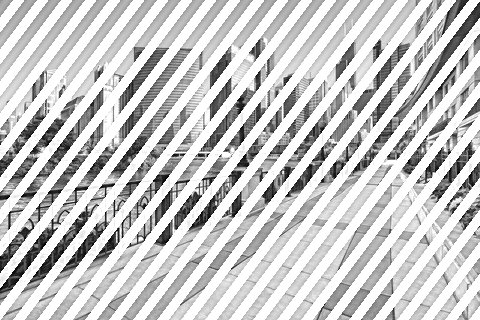
#> input picture MiKMOI/lab3/task_3_periodic.png, 480 x 320 px
$ python task3.py
#> lines starting #> are read from the running program, lines starting #| are printed output that depends on the picture; after the words box and inside, x2 and y2 are one past the last pixel; in counts of white or black regions, pixels touching at a corner belong together
import cv2
import numpy as np
import matplotlib.pyplot as plt

# Загрузка изображения
image_path = 'task_3_periodic.png'
img = cv2.imread(image_path, cv2.IMREAD_GRAYSCALE)
#> img is the input picture: shape (320, 480); min 0, max 255, mean 200.8

if img is None:
    raise FileNotFoundError(f"Ошибка: Не удалось загрузить изображение по пути '{image_path}'. Проверьте имя файла и путь к нему.")

img = img.astype(np.float32)
rows, cols = img.shape
#> rows = 320; cols = 480

# Прямое двумерное БПФ и сдвиг центра спектра
f_transform = np.fft.fft2(img)
f_shifted = np.fft.fftshift(f_transform)

# Автоматическое формирование массива координат шумовых пиков
mag = np.abs(f_shifted)
spec_log = np.log(1 + mag)

center_r, center_c = rows // 2, cols // 2
#> center_r = 160; center_c = 240
mask_dc_size = 55 # Размер зоны исключения центральной DC-компоненты
spec_log_no_dc = spec_log.copy()
spec_log_no_dc[center_r - mask_dc_size:center_r + mask_dc_size,
               center_c - mask_dc_size:center_c + mask_dc_size] = 0
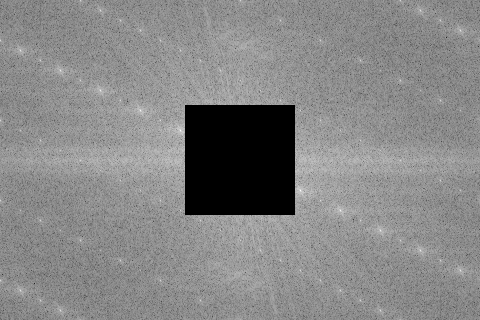
#> spec_log_no_dc: shape (320, 480) float64; min 0, max 14.52, mean 7.65; drawn with min black and max white

# Порог для выделения самых ярких пиков шума
threshold = np.percentile(spec_log_no_dc, 99.9)
#> threshold = 11.05
peak_mask = (spec_log_no_dc > threshold).astype(np.uint8) * 255
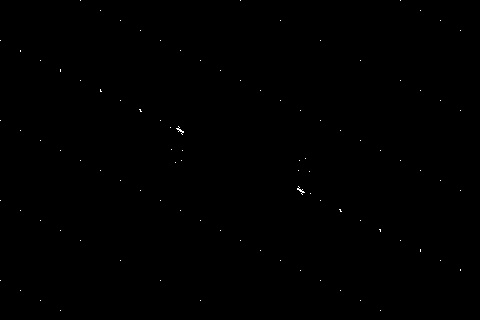
#> peak_mask: shape (320, 480); 0.1% white in thin lines or dots

# Поиск белых точек в спектре
num_labels, labels, stats, centroids = cv2.connectedComponentsWithStats(peak_mask)
#> labels: shape (320, 480) int32; 94 distinct labels, from 0 to 93
#> num_labels = 94; stats = 94 rows, first 6: [0, 0, 480, 320, 153447], [80, 0, 1, 1, 1], [240, 0, 1, 1, 1], [400, 0, 1, 1, 1], [100, 10, 1, 1, 1], [420, 10, 1, 1, 1]; centroids = 94 pairs, first value 0 to 460, second value 0 to 310

# Формируем массив координат (u0, v0) для каждой найденной точки
notch_coords = []
for i in range(1, num_labels):
    c_x, c_y = centroids[i]
    u0 = int(round(c_y - center_r))
    v0 = int(round(c_x - center_c))
    notch_coords.append((u0, v0))
#> this loop made 93 passes
#> (c_x, c_y, u0, v0) on passes 1 to 12: (80, 0, -160, -160), (240, 0, -160, 0), (400, 0, -160, 160), (100, 10, -150, -140), (420, 10, -150, 180), (120, 20, -140, -120), (280, 20, -140, 40), (440, 20, -140, 200), (140, 30, -130, -100), (460, 30, -130, 220), (0, 40, -120, -240), (160, 40, -120, -80)
#> after the loop, notch_coords = 93 pairs, first value -160 to 150, second value -240 to 220

print(f"Автоматически сформированный массив координат пиков: {notch_coords}")
#> (printed output is left out)

D0 = 25  # Ширина полосы подавления

# Функция создания гауссовского режекторного фильтра
def gaussian_notch_filter_array(shape, notch_pairs, D0):
#> called with shape = (320, 480), D0 = 25
    rows, cols = shape
    center_r, center_c = rows // 2, cols // 2

    u = np.arange(rows)
    v = np.arange(cols)
    U, V = np.meshgrid(u, v, indexing='ij')

    # Инициализируем маску фильтра единицами
    H = np.ones((rows, cols), dtype=np.float32)

    # Проходим по каждой паре координат из массива и перемножаем фильтры
    for (u0, v0) in notch_pairs:
        D1 = np.sqrt((U - center_r - u0) ** 2 + (V - center_c - v0) ** 2)
        D2 = np.sqrt((U - center_r + u0) ** 2 + (V - center_c + v0) ** 2)

        D1 = np.where(D1 == 0, 1e-10, D1)
        D2 = np.where(D2 == 0, 1e-10, D2)

        H_k = 1.0 - np.exp(-0.5 * ((D1 * D2) / (D0 ** 2)))
        H *= H_k
#> this loop made 93 passes
#> (u0, v0) on passes 1 to 12: (-160, -160), (-160, 0), (-160, 160), (-150, -140), (-150, 180), (-140, -120), (-140, 40), (-140, 200), (-130, -100), (-130, 220), (-120, -240), (-120, -80)
#> pass 1, in gaussian_notch_filter_array, `D1 = np.sqrt((U - center_r - u0) ** 2 + (V - center_c - v0) ** 2)`:
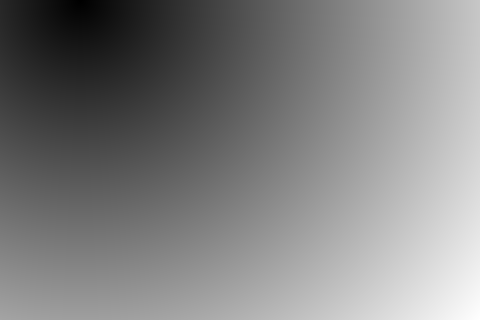
#> D1: shape (320, 480) float64; min 0, max 510.8, mean 258.1; drawn with min black and max white
#> pass 1, in gaussian_notch_filter_array, `D2 = np.sqrt((U - center_r + u0) ** 2 + (V - center_c + v0) ** 2)`:
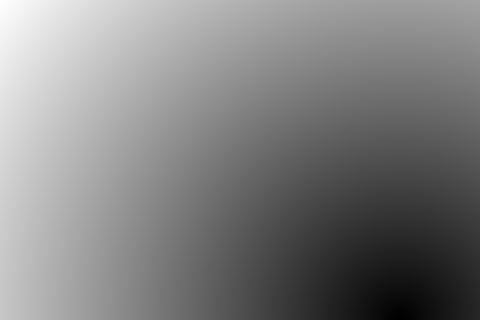
#> D2: shape (320, 480) float64; min 1, max 512.2, mean 259.3; drawn with min black and max white
#> pass 1, in gaussian_notch_filter_array, `H_k = 1.0 - np.exp(-0.5 * ((D1 * D2) / (D0 ** 2)))`:
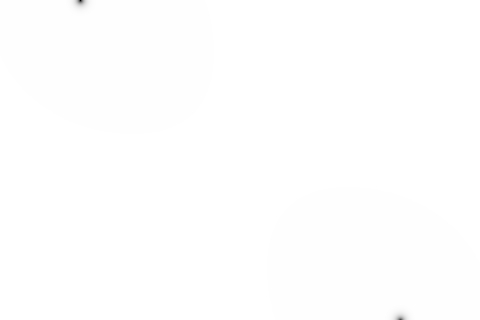
#> H_k: shape (320, 480) float64; min 3.62e-11, max 1, mean 1
#> after the loop:
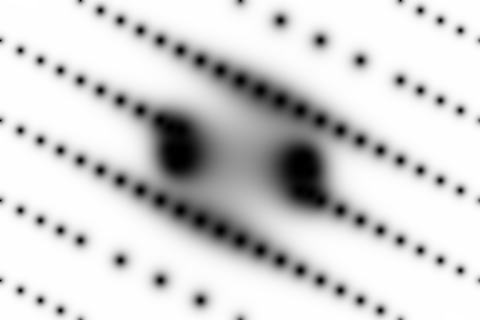
#> H: shape (320, 480) float32; min 3.62e-24, max 1, mean 0.83

    return H

# Если вдруг автоматика ничего не нашла, зададим безопасный запасной вариант
if not notch_coords:
    notch_coords = [(0, 0)]

# Создание итоговой маски фильтра по массиву координат
H = gaussian_notch_filter_array((rows, cols), notch_coords, D0)

# Применение фильтра на сдвинутом спектре
filtered_shifted = f_shifted * H

# Обратное преобразование Фурье
f_ishift = np.fft.ifftshift(filtered_shifted)
inv_fft = np.fft.ifft2(f_ishift)
result = np.real(inv_fft)
result = np.clip(result, 0, 255)

plt.figure(figsize=(10, 10))

plt.subplot(2, 2, 1)
plt.imshow(img, cmap='gray')
plt.title('Исходное (с шумом)')
plt.axis('off')

plt.subplot(2, 2, 2)
spec_orig = np.log(1 + np.abs(f_shifted))
plt.imshow(spec_orig, cmap='gray')
plt.title('Спектр (с авто-пиками)')
plt.axis('off')

plt.subplot(2, 2, 3)
spec_filtered = np.log(1 + np.abs(filtered_shifted))
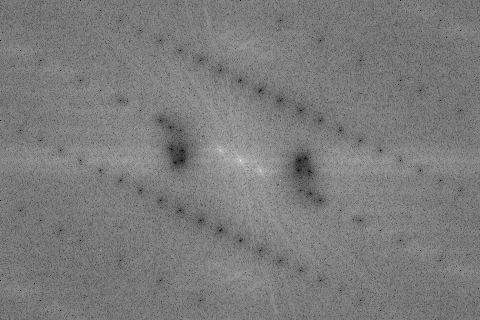
#> spec_filtered: shape (320, 480) float64; min 0, max 16.71, mean 8.12; drawn with min black and max white
plt.subplot(2, 2, 3)
plt.imshow(spec_filtered, cmap='gray')
plt.title('Спектр после фильтра (точки перекрыты)')
plt.axis('off')

plt.subplot(2, 2, 4)
plt.imshow(result, cmap='gray')
plt.title('Результат фильтрации')
plt.axis('off')

plt.tight_layout()
plt.show()

$ run again, with MiKMOI/lab3/task_1_lowpass.png copied over MiKMOI/lab3/task_3_periodic.png
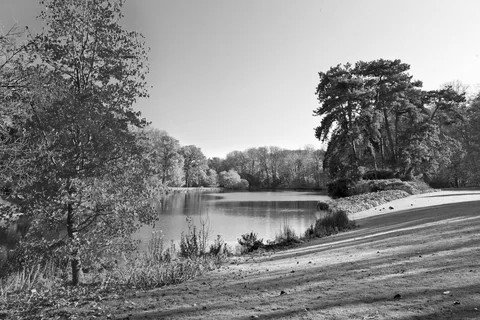
#> input picture MiKMOI/lab3/task_1_lowpass.png, 480 x 320 px
#> img is the input picture: shape (320, 480); min 1, max 255, mean 132.7
#> spec_log_no_dc: shape (320, 480) float64; min 0, max 11.15, mean 7.8
#> threshold = 10.47
#> `peak_mask = (spec_log_no_dc > threshold).astype(np.uint8) * 255`:
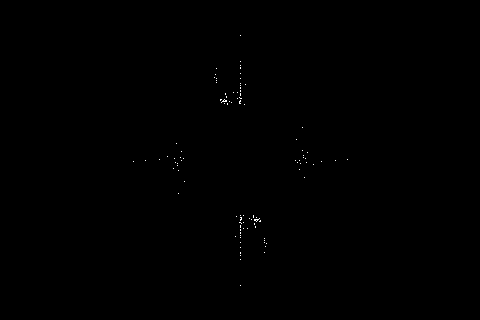
#> peak_mask: shape (320, 480); 0.1% white in thin lines or dots, all inside (x1, y1, x2, y2) = (133, 35, 348, 286)
#> labels: shape (320, 480) int32; 102 distinct labels, from 0 to 101
#> num_labels = 102; stats = 102 rows, first 6: [0, 0, 480, 320, 153446], [240, 35, 1, 1, 1], [240, 61, 1, 1, 1], [240, 65, 1, 1, 1], [240, 67, 1, 2, 2], [216, 68, 1, 1, 1]; centroids = 102 pairs, first value 133 to 347, second value 35 to 285
#> the loop `for i in range(1, num_labels):` made 101 passes
#> (c_x, c_y, u0, v0) on passes 1 to 8: (240, 35, -125, 0), (240, 61, -99, 0), (240, 65, -95, 0), (240, 67.5, -92, 0), (216, 68, -92, -24), (240, 73, -87, 0), (215, 74, -86, -25), (214, 77, -83, -26)
#> after the loop `for i in range(1, num_labels):`: notch_coords = 101 pairs, first value -125 to 125, second value -107 to 107
#> (printed output is left out)
#> the loop in gaussian_notch_filter_array, `for (u0, v0) in notch_pairs:` made 101 passes
#> (u0, v0) on passes 1 to 8: (-125, 0), (-99, 0), (-95, 0), (-92, 0), (-92, -24), (-87, 0), (-86, -25), (-83, -26)
#> `spec_filtered = np.log(1 + np.abs(filtered_shifted))`:
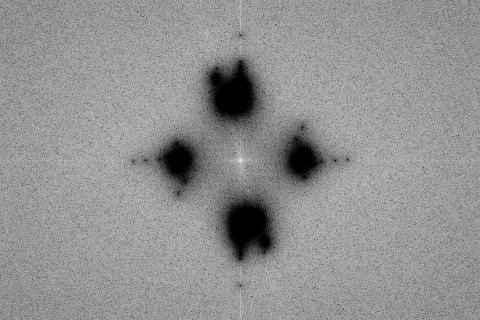
#> spec_filtered: shape (320, 480) float64; min 0, max 13.68, mean 7.83; drawn with min black and max white

$ run again, with MiKMOI/lab3/task_2_highpass.png copied over MiKMOI/lab3/task_3_periodic.png
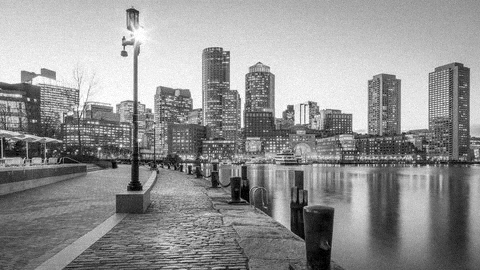
#> input picture MiKMOI/lab3/task_2_highpass.png, 480 x 270 px
#> img is the input picture: shape (270, 480); min 0, max 255, mean 146.2
#> spec_log_no_dc: shape (270, 480) float64; min 0, max 11.56, mean 7.42
#> threshold = 10.65
#> `peak_mask = (spec_log_no_dc > threshold).astype(np.uint8) * 255`:
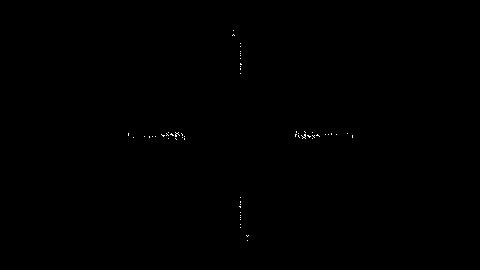
#> peak_mask: shape (270, 480); 0.1% white in thin lines or dots, all inside (x1, y1, x2, y2) = (128, 30, 353, 241)
#> labels: shape (270, 480) int32; 59 distinct labels, from 0 to 58
#> num_labels = 59; stats = 59 rows, first 6: [0, 0, 480, 270, 129471], [233, 30, 1, 1, 1], [232, 34, 3, 2, 3], [240, 43, 1, 1, 1], [240, 46, 1, 1, 1], [240, 51, 1, 1, 1]; centroids = 59 pairs, first value 128 to 352, second value 30 to 240
#> the loop `for i in range(1, num_labels):` made 58 passes
#> (c_x, c_y, u0, v0) on passes 1 to 8: (233, 30, -105, -7), (233, 34.67, -100, -7), (240, 43, -92, 0), (240, 46, -89, 0), (240, 51, -84, 0), (240, 53, -82, 0), (240, 55, -80, 0), (240, 58, -77, 0)
#> after the loop `for i in range(1, num_labels):`: notch_coords = 58 pairs, first value -105 to 105, second value -112 to 112
#> (printed output is left out)
#> the loop in gaussian_notch_filter_array, `for (u0, v0) in notch_pairs:` made 58 passes
#> (u0, v0) on passes 1 to 8: (-105, -7), (-100, -7), (-92, 0), (-89, 0), (-84, 0), (-82, 0), (-80, 0), (-77, 0)
#> `spec_filtered = np.log(1 + np.abs(filtered_shifted))`:
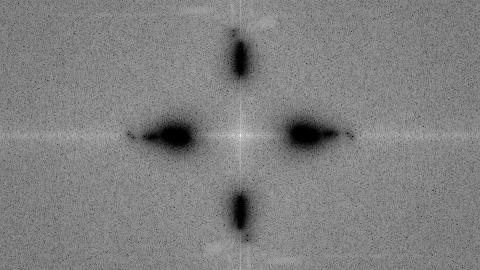
#> spec_filtered: shape (270, 480) float64; min 0, max 15.51, mean 7.84; drawn with min black and max white
